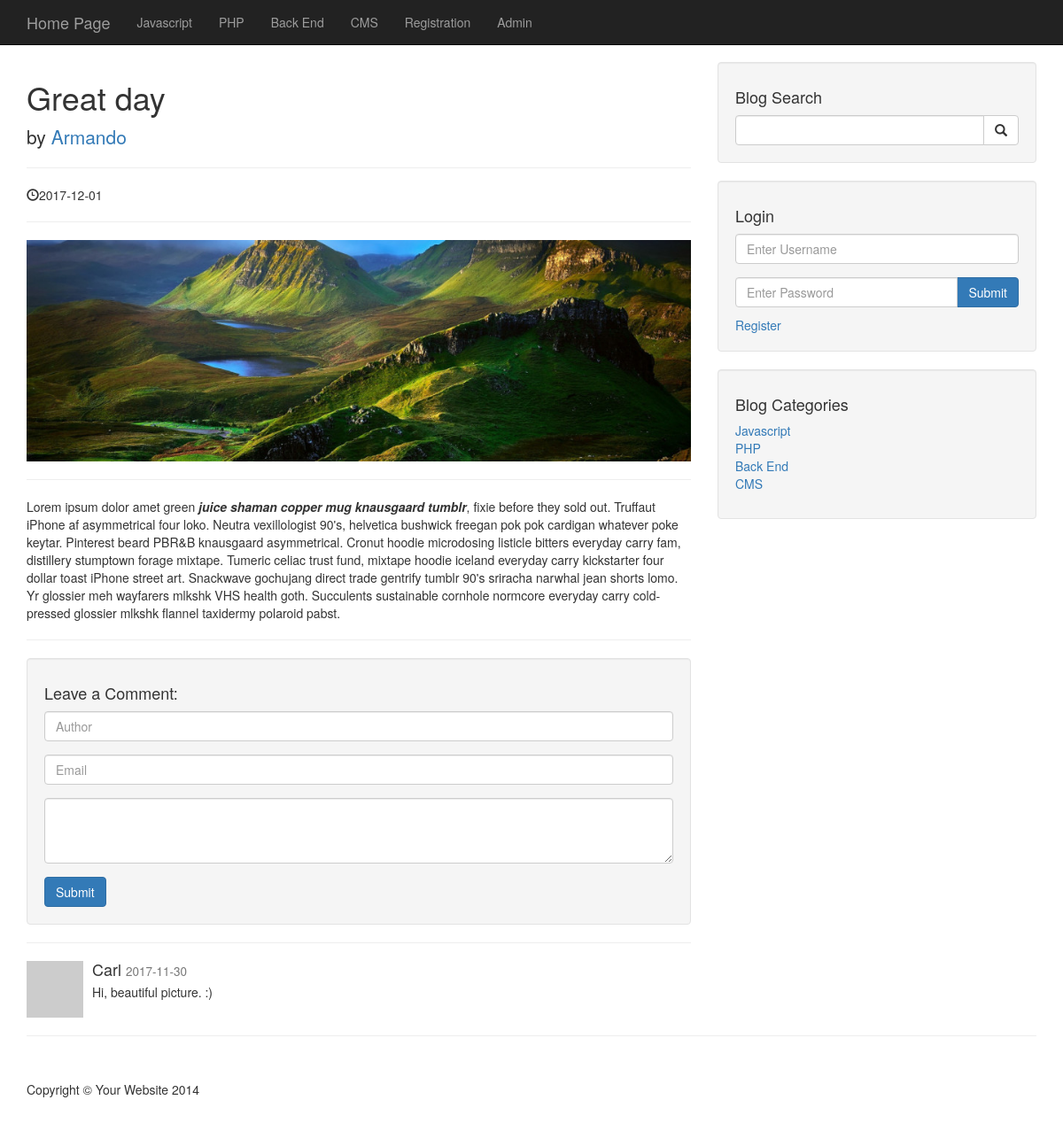
The page /post.php?p_id=2 on the database its author committed.
### tables this page shows
CREATE TABLE `categories` (
  `cat_id` int(3) NOT NULL,
  `cat_title` varchar(255) NOT NULL
);

CREATE TABLE `posts` (
  `post_id` int(3) NOT NULL,
  `post_category_id` int(3) NOT NULL,
  `post_title` varchar(255) NOT NULL,
  `post_author` varchar(255) NOT NULL,
  `post_date` date NOT NULL,
  `post_image` text NOT NULL,
  `post_content` text NOT NULL,
  `post_tags` varchar(255) NOT NULL,
  `post_comment_count` int(11) NOT NULL,
  `post_status` varchar(255) NOT NULL DEFAULT 'draft',
  `post_views` int(11) NOT NULL
);

CREATE TABLE `comments` (
  `comment_id` int(3) NOT NULL,
  `comment_post_id` int(3) NOT NULL,
  `comment_author` varchar(255) NOT NULL,
  `comment_email` varchar(255) NOT NULL,
  `comment_content` text NOT NULL,
  `comment_status` varchar(255) NOT NULL,
  `comment_date` date NOT NULL
);

### post.php (the view, shortened to what this page needs)
<?php include 'includes/header.php'; ?>
    <?php include 'includes/navigation.php'; ?>
<?php
  if (isset($_GET['p_id'])) {
    $post_id = $_GET['p_id'];
    $query = "SELECT * FROM posts WHERE post_id = {$post_id}";
    $result = mysqli_query($connection, $query);
    $row = mysqli_fetch_assoc($result);
    $post_title = $row['post_title'];
    $post_author = $row['post_author'];
    $post_date = $row['post_date'];
    $post_image = $row['post_image'];
    $post_content = $row['post_content'];
  ?>
    <div class="container">
        <div class="row">
            <div class="col-lg-8">
                <h1><?php echo $post_title; ?></h1>
                <p class="lead">
                    by <a href="author.php?p_author=<?php echo $post_author; ?>"><?php echo $post_author; ?></a>
                </p>
                <hr>
                <p><span class="glyphicon glyphicon-time"></span><?php echo $post_date; ?></p>
                <hr>
                <img class="img-responsive" src="./images/<?php echo $post_image; ?>" alt="">
                <hr>
                <p><?php echo $post_content; ?></p>
                <hr>
                <div class="well">
                    <h4>Leave a Comment:</h4>
                    <form action="" method="post">
                      <div class="form-group">
                          <input type="text" class="form-control" name="comment_author" placeholder="Author">
                      </div>
                      <div class="form-group">
                          <input type="email" class="form-control" name="comment_email" placeholder="Email">
                      </div>
                      <div class="form-group">
                          <textarea class="form-control" name="comment_content" rows="3"></textarea>
                      </div>
                      <button type="submit" name="comment_submit" class="btn btn-primary">Submit</button>
                    </form>
                </div>
                <hr>
                <?php
                  $post_id = $_GET['p_id'];
                  $query = "SELECT `comment_author`, `comment_content`, `comment_date` FROM `comments` ";
                  $query .= "WHERE comment_post_id = {$post_id} AND comment_status = 'approved' ORDER BY comment_id DESC";
                  $result = mysqli_query($connection, $query);
                  while ($row = mysqli_fetch_assoc($result)) {
                    $comment_author = $row['comment_author'];
                    $comment_date = $row['comment_date'];
                    $comment_content = $row['comment_content'];
                ?>
                <div class="media">
                    <a class="pull-left" href="#">
                        <img class="media-object" src="http://placehold.it/64x64" alt="">
                    </a>
                    <div class="media-body">
                        <h4 class="media-heading"><?php echo $comment_author; ?>
                            <small><?php echo $comment_date; ?></small>
                        </h4>
                        <?php echo $comment_content; ?>
                    </div>
                </div>
                <?php
                  }
                ?>
            </div>
            <?php include 'includes/sidebar.php'; ?>
        </div>
        <?php
          } else {
            header('Location: index.php');
          }
        ?>
        <hr>
  <?php include 'includes/footer.php'; ?>

### includes/navigation.php (shortened to what this page needs)
<nav class="navbar navbar-inverse navbar-fixed-top" role="navigation">
    <div class="container">
        <div class="navbar-header">
            <a class="navbar-brand" href="./">Home Page</a>
        </div>
        <div class="collapse navbar-collapse" id="bs-example-navbar-collapse-1">
            <ul class="nav navbar-nav">
                <?php
                  $query = "SELECT * FROM categories";
                  $result = mysqli_query($connection, $query);
                  while ($row = mysqli_fetch_assoc($result)) {
                    $title = $row['cat_title'];
                    $cat_id = $row['cat_id'];
                    if (isset($_GET['category'])) {
                      $get_id = $_GET['category'];
                      if ($get_id == $cat_id) {
                        echo "<li class='active'><a href='category.php?category={$cat_id}'>{$title}</a></li>";
                      } else {
                        echo "<li><a href='category.php?category={$cat_id}'>{$title}</a></li>";
                      }
                    } else {
                      echo "<li><a href='category.php?category={$cat_id}'>{$title}</a></li>";
                    }
                  }
                  $pageName = basename($_SERVER['PHP_SELF']);
                  if ($pageName == 'registration.php') {
                    echo "<li class='active'><a href='./registration'>Registration</a></li>";
                  } else {
                    echo "<li><a href='./registration'>Registration</a></li>";
                  }
                ?>
                <li><a href="./admin">Admin</a></li>
            </ul>
        </div>
    </div>
</nav>

### includes/sidebar.php
<div class="col-md-4">
    <div class="well">
        <h4>Blog Search</h4>
        <form action="./search" method="post">
          <div class="input-group">
              <input name="search" type="text" class="form-control">
              <span class="input-group-btn">
                  <button name="submit" class="btn btn-default" type="submit">
                      <span class="glyphicon glyphicon-search"></span>
              </button>
              </span>
          </div>
        </form>
    </div>
    <div class="well">
        <?php
          if (isset($_SESSION['user_id'])) {
            $username = $_SESSION['username'];
            echo "
              <h4>Logged in as {$username}</h4>
              <a href='./admin/includes/logout.php' class='btn btn-primary'>Log out</a>";
          } else {
            echo "
              <h4>Login</h4>
              <form action='includes/login.php' method='post'>
                <div class='form-group'>
                  <input type='text' class='form-control' name='username' placeholder='Enter Username'>
                </div>
                <div class='input-group'>
                  <input type='password' class='form-control' name='password' placeholder='Enter Password'>
                  <div class='input-group-btn'>
                    <button class='btn btn-primary' type='submit' name='login'>Submit</button>
                  </div>
                </div>
              </form>
              <a href='./registration' style='display:block;margin-top:10px;'>Register</a>";
            }
          ?>
    </div>
    <div class="well">
        <h4>Blog Categories</h4>
        <div class="row">
            <div class="col-lg-12">
                <ul class="list-unstyled">
                  <?php
                    $query = "SELECT * FROM categories";
                    $result = mysqli_query($connection, $query);
                    while ($row = mysqli_fetch_assoc($result)) {
                      $cat_id = $row['cat_id'];
                      $cat_title = $row['cat_title'];
                      echo "<li><a href='category.php?category={$cat_id}'>$cat_title</a></li>";
                    }
                  ?>
                </ul>
            </div>
        </div>
    </div>
</div>

### css/blog-home.css (style rules this page uses)
body { padding-top: 70px; }

### rows shown on the page
categories: cat_title "Javascript"
categories: cat_title "PHP"
categories: cat_title "Back End"
categories: cat_title "CMS"
posts: post_title "Great day", post_author "Armando", post_date "2017-12-01", post_image (picture), post_content "Lorem ipsum dolor amet green juice shaman copper mug knausgaard tumblr , fixie before they sold out. Truffaut iPhone af asymmetrical four loko. Neutra vexillologist 90's, helvetica bushwick freegan pok pok cardigan whatever poke keytar. Pinterest beard PBR&B knausgaard asymmetrical. Cronut hoodie microdosing listicle bitters everyday carry fam, distillery stumptown forage mixtape. Tumeric celiac trust fund, mixtape hoodie iceland everyday carry kickstarter four dollar toast iPhone street art. Snackwave gochujang direct trade gentrify tumblr 90's sriracha narwhal jean shorts lomo. Yr glossier meh wayfarers mlkshk VHS health goth. Succulents sustainable cornhole normcore everyday carry…"
comments: comment_author "Carl", comment_date "2017-11-30", comment_content "Hi, beautiful picture. :)"
